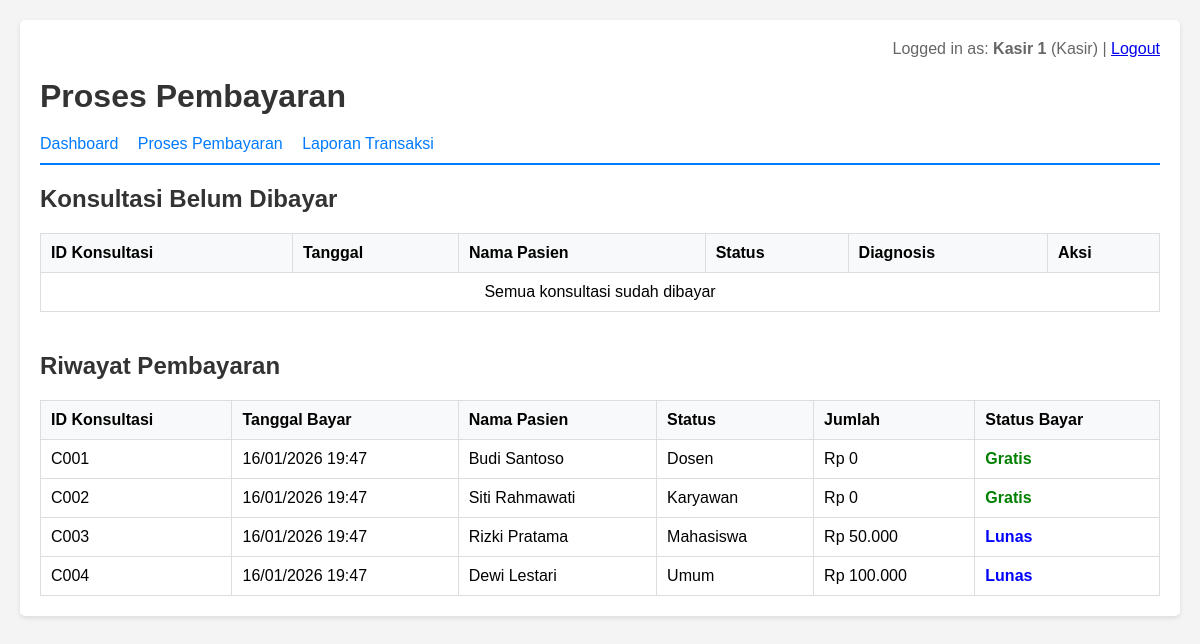
Page /kasir/daftar_pembayaran.php (signed in) on the committed database.
### tables this page shows
CREATE TABLE payments (
    payment_id INT AUTO_INCREMENT PRIMARY KEY,
    consultation_id VARCHAR(20) NOT NULL,
    patient_id VARCHAR(20) NOT NULL,
    patient_status ENUM('Dosen', 'Karyawan', 'Mahasiswa', 'Umum') NOT NULL,
    amount DECIMAL(10, 2) NOT NULL DEFAULT 0,
    payment_status ENUM('Lunas', 'Gratis') NOT NULL,
    cashier_id VARCHAR(10) NOT NULL,
    payment_date TIMESTAMP DEFAULT CURRENT_TIMESTAMP,
    FOREIGN KEY (consultation_id) REFERENCES consultations(consultation_id) ON DELETE CASCADE,
    FOREIGN KEY (patient_id) REFERENCES patients(patient_id) ON DELETE CASCADE,
    FOREIGN KEY (cashier_id) REFERENCES users(user_id)
);

CREATE TABLE consultations (
    consultation_id VARCHAR(20) PRIMARY KEY,
    consultation_date VARCHAR(6) NOT NULL COMMENT 'Format: DDMMYY',
    patient_id VARCHAR(20) NOT NULL,
    nik VARCHAR(20) NOT NULL,
    complaint TEXT NOT NULL,
    diagnosis TEXT NOT NULL,
    medication TEXT NOT NULL,
    doctor_id VARCHAR(10) NOT NULL,
    created_at TIMESTAMP DEFAULT CURRENT_TIMESTAMP,
    FOREIGN KEY (patient_id) REFERENCES patients(patient_id) ON DELETE CASCADE,
    FOREIGN KEY (doctor_id) REFERENCES users(user_id)
);

CREATE TABLE patients (
    patient_id VARCHAR(20) PRIMARY KEY,
    nik VARCHAR(16) NOT NULL,
    birth_date DATE NOT NULL,
    full_name VARCHAR(100) NOT NULL,
    address TEXT NOT NULL,
    phone VARCHAR(20) NOT NULL,
    status ENUM('Dosen', 'Karyawan', 'Mahasiswa', 'Umum') NOT NULL,
    created_at TIMESTAMP DEFAULT CURRENT_TIMESTAMP,
    updated_at TIMESTAMP DEFAULT CURRENT_TIMESTAMP ON UPDATE CURRENT_TIMESTAMP
);

### kasir/daftar_pembayaran.php (the view, shortened to what this page needs)
<?php
require_once '../config.php';
$query = "SELECT c.*, p.full_name, p.status, p.phone
          FROM consultations c
          JOIN patients p ON c.patient_id = p.patient_id
          LEFT JOIN payments pay ON c.consultation_id = pay.consultation_id
          WHERE pay.payment_id IS NULL
          ORDER BY c.created_at DESC";
$unpaid_result = mysqli_query($conn, $query);
$paid_query = "SELECT c.*, p.full_name, p.status, pay.amount, pay.payment_status, pay.payment_date
               FROM consultations c
               JOIN patients p ON c.patient_id = p.patient_id
               JOIN payments pay ON c.consultation_id = pay.consultation_id
               ORDER BY pay.payment_date DESC";
$paid_result = mysqli_query($conn, $paid_query);
?>
<!DOCTYPE html>
<html lang="id">
<head>
    <link rel="stylesheet" href="../style.css">
</head>
<body>
    <div class="container">
        <div class="user-info">
            Logged in as: <strong><?php echo $_SESSION['full_name']; ?></strong> (<?php echo $_SESSION['role']; ?>)
            | <a href="../logout.php">Logout</a>
        </div>
        <h1>Proses Pembayaran</h1>
        <div class="navigation">
            <a href="dasbor.php">Dashboard</a>
            <a href="daftar_pembayaran.php">Proses Pembayaran</a>
            <a href="../reports/laporan_transaksi.php">Laporan Transaksi</a>
        </div>
        <h2>Konsultasi Belum Dibayar</h2>
        <table>
            <thead>
                <tr>
                    <th>ID Konsultasi</th>
                    <th>Tanggal</th>
                    <th>Nama Pasien</th>
                    <th>Status</th>
                    <th>Diagnosis</th>
                    <th>Aksi</th>
                </tr>
            </thead>
            <tbody>
                <?php if (mysqli_num_rows($unpaid_result) > 0): ?>
                    <?php while ($row = mysqli_fetch_assoc($unpaid_result)): ?>
                        <tr>
                            <td><?php echo htmlspecialchars($row['consultation_id']); ?></td>
                            <td><?php echo htmlspecialchars($row['consultation_date']); ?></td>
                            <td><?php echo htmlspecialchars($row['full_name']); ?></td>
                            <td><strong><?php echo $row['status']; ?></strong></td>
                            <td><?php echo htmlspecialchars($row['diagnosis']); ?></td>
                            <td>
                                <a href="payment_process.php?consultation_id=<?php echo $row['consultation_id']; ?>" class="btn btn-success">Proses Bayar</a>
                            </td>
                        </tr>
                    <?php endwhile; ?>
                <?php else: ?>
                    <tr>
                        <td colspan="6" style="text-align: center;">Semua konsultasi sudah dibayar</td>
                    </tr>
                <?php endif; ?>
            </tbody>
        </table>
        <h2 style="margin-top: 40px;">Riwayat Pembayaran</h2>
        <table>
            <thead>
                <tr>
                    <th>ID Konsultasi</th>
                    <th>Tanggal Bayar</th>
                    <th>Nama Pasien</th>
                    <th>Status</th>
                    <th>Jumlah</th>
                    <th>Status Bayar</th>
                </tr>
            </thead>
            <tbody>
                <?php if (mysqli_num_rows($paid_result) > 0): ?>
                    <?php while ($row = mysqli_fetch_assoc($paid_result)): ?>
                        <tr>
                            <td><?php echo htmlspecialchars($row['consultation_id']); ?></td>
                            <td><?php echo date('d/m/Y H:i', strtotime($row['payment_date'])); ?></td>
                            <td><?php echo htmlspecialchars($row['full_name']); ?></td>
                            <td><?php echo $row['status']; ?></td>
                            <td>Rp <?php echo number_format($row['amount'], 0, ',', '.'); ?></td>
                            <td>
                                <span style="color: <?php echo $row['payment_status'] == 'Gratis' ? 'green' : 'blue'; ?>">
                                    <strong><?php echo $row['payment_status']; ?></strong>
                                </span>
                            </td>
                        </tr>
                    <?php endwhile; ?>
                <?php else: ?>
                    <tr>
                        <td colspan="6" style="text-align: center;">Belum ada pembayaran</td>
                    </tr>
                <?php endif; ?>
            </tbody>
        </table>
    </div>
</body>
</html>

### style.css (style rules this page uses)
* { margin: 0; padding: 0; box-sizing: border-box; }
body { font-family: Arial, sans-serif; background-color: #f4f4f4; padding: 20px; }
.container { max-width: 1200px; margin: 0 auto; background: white; padding: 20px; border-radius: 5px; box-shadow: 0 2px 5px rgba(0,0,0,0.1); }
h1, h2, h3 { color: #333; margin-bottom: 20px; }
table { width: 100%; border-collapse: collapse; margin-top: 20px; }
table th, table td { padding: 10px; border: 1px solid #ddd; text-align: left; }
table th { background-color: #f8f9fa; font-weight: bold; }
.navigation { margin-bottom: 20px; padding-bottom: 10px; border-bottom: 2px solid #007bff; }
.navigation a { margin-right: 15px; text-decoration: none; color: #007bff; }
.user-info { text-align: right; margin-bottom: 20px; color: #666; }

### rows in the picture
payments: consultation.consultation_id "C001", payment_date "16/01/2026 19:47", patient.full_name "Budi Santoso", patient.status "Dosen", amount "0", payment_status "Gratis"
payments: consultation.consultation_id "C002", payment_date "16/01/2026 19:47", patient.full_name "Siti Rahmawati", patient.status "Karyawan", amount "0", payment_status "Gratis"
payments: consultation.consultation_id "C003", payment_date "16/01/2026 19:47", patient.full_name "Rizki Pratama", patient.status "Mahasiswa", amount "50.000", payment_status "Lunas"
payments: consultation.consultation_id "C004", payment_date "16/01/2026 19:47", patient.full_name "Dewi Lestari", patient.status "Umum", amount "100.000", payment_status "Lunas"

### other values in the picture
$_SESSION['full_name'] "Kasir 1"
$_SESSION['role'] "Kasir"
